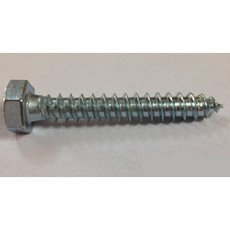
#> input picture Fabricio/Visão Computacional/04-11/parafuso.jpg, 230 x 230 px
$ jupyter execute OperacoesMorfologicas.ipynb
#> lines starting #> are read from the running program, lines starting #| are printed output that depends on the picture; after the words box and inside, x2 and y2 are one past the last pixel; in counts of white or black regions, pixels touching at a corner belong together; long printed decimals are rounded
# Operações Morfológicas

Inclusão dos pacotes.

[cell 1]
import numpy as np
import matplotlib.pyplot as plt
import cv2

Considere que a imagem **parafuso.jpg** foi capturada por um sistema de visão que possui uma resolução hipotética de 100 ppi (pontos por polegada).
Sabendo disso, elabore um algoritmo para calcular:

*   a área da seção tranversal do parafuso.
*   o comprimento do parafuso (em mm)
*   o diâmetro do corpo do parafuso (em mm)

[cell 2]
# elementoEstruturante = cv2.getStructuringElement(cv2.MORPH_RECT,(3,3))
elementoEstruturante = cv2.getStructuringElement(cv2.MORPH_ELLIPSE,(7,7))
# elementoEstruturante = cv2.getStructuringElement(cv2.MORPH_CROSS,(3,3))

[cell 3]
def inchToMilimiter(val):
    return (val / 100) * 25.4

img = cv2.imread('parafuso.jpg', cv2.IMREAD_GRAYSCALE)
#> img: shape (230, 230); min 24, max 255, mean 203.5

metodo = cv2.THRESH_BINARY_INV

ret,imgb = cv2.threshold(img, 130, 255, metodo)
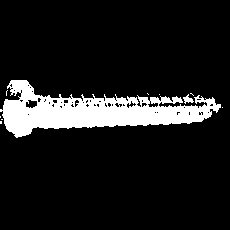
#> imgb: shape (230, 230); 11.4% white; 10 white regions (8 under 20 px), largest, box (x1, y1, x2, y2) and area: (0, 80, 221, 138) 5946, (183, 94, 194, 104) 53

img4 = cv2.morphologyEx(imgb, cv2.MORPH_CLOSE, elementoEstruturante)
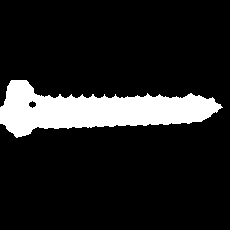
#> img4: shape (230, 230); 12.9% white; 1 white region

countoursW, _ = cv2.findContours(img4, cv2.RETR_EXTERNAL, cv2.CHAIN_APPROX_SIMPLE)
#> countoursW = 1 contour; box (x1, y1, x2, y2) and area: (0, 80, 223, 138) 6606
countoursH, _ = cv2.findContours(img4[0:,50:], cv2.RETR_EXTERNAL, cv2.CHAIN_APPROX_SIMPLE)
#> countoursH = 1 contour; box (x1, y1, x2, y2) and area: (0, 93, 173, 129) 4550
boundingW = cv2.boundingRect(countoursW[0])
#> boundingW = (0, 80, 223, 58)
boundingH = cv2.boundingRect(countoursH[0])
#> boundingH = (0, 93, 173, 36)

width = inchToMilimiter(boundingW[2])
#> width = 56.64
height = inchToMilimiter(boundingH[3])
#> height = 9.14
area = height**2 * 3.14
#> area = 262.5

print("width: ", width)
#| width:  56.642
print("height: ", height)
#| height:  9.144
print("area: ", area)
#| area:  262.544
